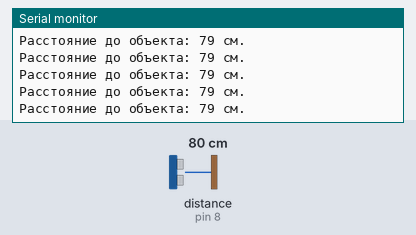
The sketch below on a simulated Arduino Uno, built with avr-gcc and run on an emulated ATmega328P. Parts: the last lines printed to the serial monitor. Wiring (inferred from the names in the program): ultrasonic range finder: trigger pin 9; echo pin 8. The test bench sets the inputs (shaded band); at power-on: distance to the obstacle (sensor on pin 8) 80 cm. The echo pulse lasts 58.3 µs per cm.

Above: at 1.2 s.
1.3 s: distance to the obstacle (sensor on pin 8) set to 2 cm
At 1.72 s:
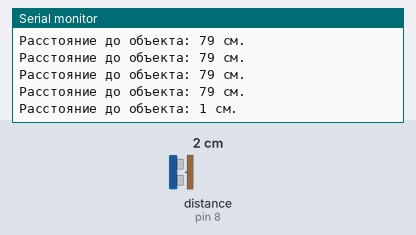
4.3 s: distance to the obstacle (sensor on pin 8) set to 4 cm
At 4.48 s:
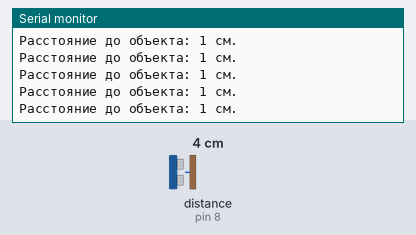
Timing chart, 0 to 7.3 s (numbered marks = the images above; inputs shaded):
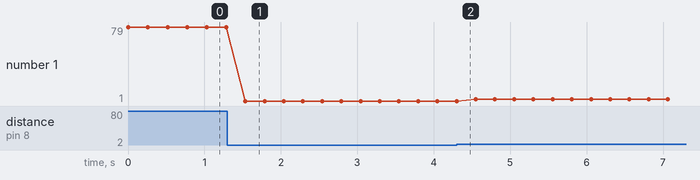

Measured:
- after the input at 1.3 s, the serial monitor: prints a new line after 0.24 s (image 1)
- plotted number 1: 79 → 1 after the input at 1.3 s, 1 → 3 after the input at 4.3 s

The sketch:

3.2.ino
```cpp
#define PIN_TRIG 9
#define PIN_ECHO 8
long duration, cm;
void setup() {
// Инициализируем взаимодействие по последовательному порту
Serial.begin (115200);
// Определяем вводы и выводы
pinMode(PIN_TRIG, OUTPUT);
pinMode(PIN_ECHO, INPUT);
}
void loop() {
digitalWrite(PIN_TRIG, LOW);
delayMicroseconds(5);
digitalWrite(PIN_TRIG, HIGH);
delayMicroseconds(10);
digitalWrite(PIN_TRIG, LOW);
duration = pulseIn(PIN_ECHO, HIGH);
cm = (duration / 2) / 29.1;
Serial.print("Расстояние до объекта: ");
Serial.print(cm);
Serial.println(" см.");
delay(250);
}
```
